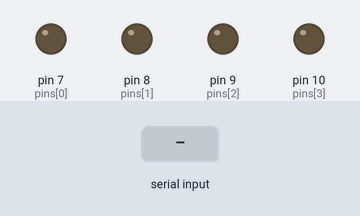
The sketch below on a simulated Arduino Uno, built with avr-gcc and run on an emulated ATmega328P. Shown: output pins drawn as LEDs (lit = HIGH). The test bench sets the inputs (shaded band).

Above: at 1.2 s.
1.3 s: "1" received over the second serial link
At 2.1 s:
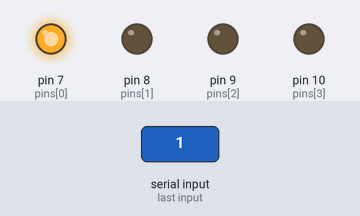
2.8 s: "2" received over the second serial link
At 3.2 s:
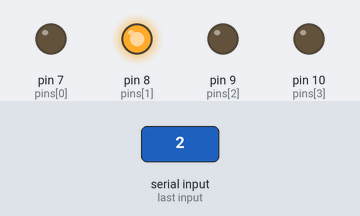
4.3 s: "0" received over the second serial link
At 5.6 s:
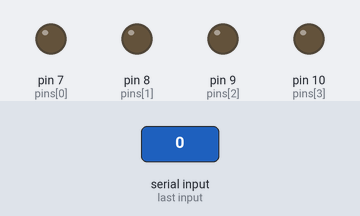
Timing chart, 0 to 7.3 s (numbered marks = the images above; inputs shaded):
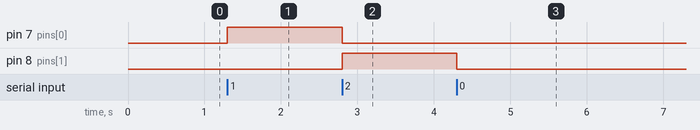

The sketch:

BT_pins4.ino
```cpp
#include <SoftwareSerial.h>

SoftwareSerial BT(2,3); //RX, TX
int pins[] = {7, 8, 9, 10};
String str ="";
char data ;

void setup() {
  Serial.begin(9600);
  BT.begin(9600);
  for(int i = 0 ; i < 4; ++i)
  {
    pinMode(pins[i], OUTPUT);
    digitalWrite(pins[i], 0);
  }
}

void loop() {
  if(BT.available())
  {
    data = (char)BT.read();
    if(data < 0 || data > 255) //번위 검사
    Serial.println("Wrong");

    else
    {
      for(int i = 0 ; i < 4; ++i)
      {
        if (data & (1 << i))
          digitalWrite(pins[i], 1);
        else
          digitalWrite(pins[i], 0);
      }
    }
  }
}
```

Measured:
- after the input at 1.3 s, pin 7 (pins[0]): LOW → HIGH at once
- after the input at 2.8 s, pin 7 (pins[0]): HIGH → LOW at once; pin 8 (pins[1]): LOW → HIGH at once
- after the input at 4.3 s, pin 8 (pins[1]): HIGH → LOW at once
